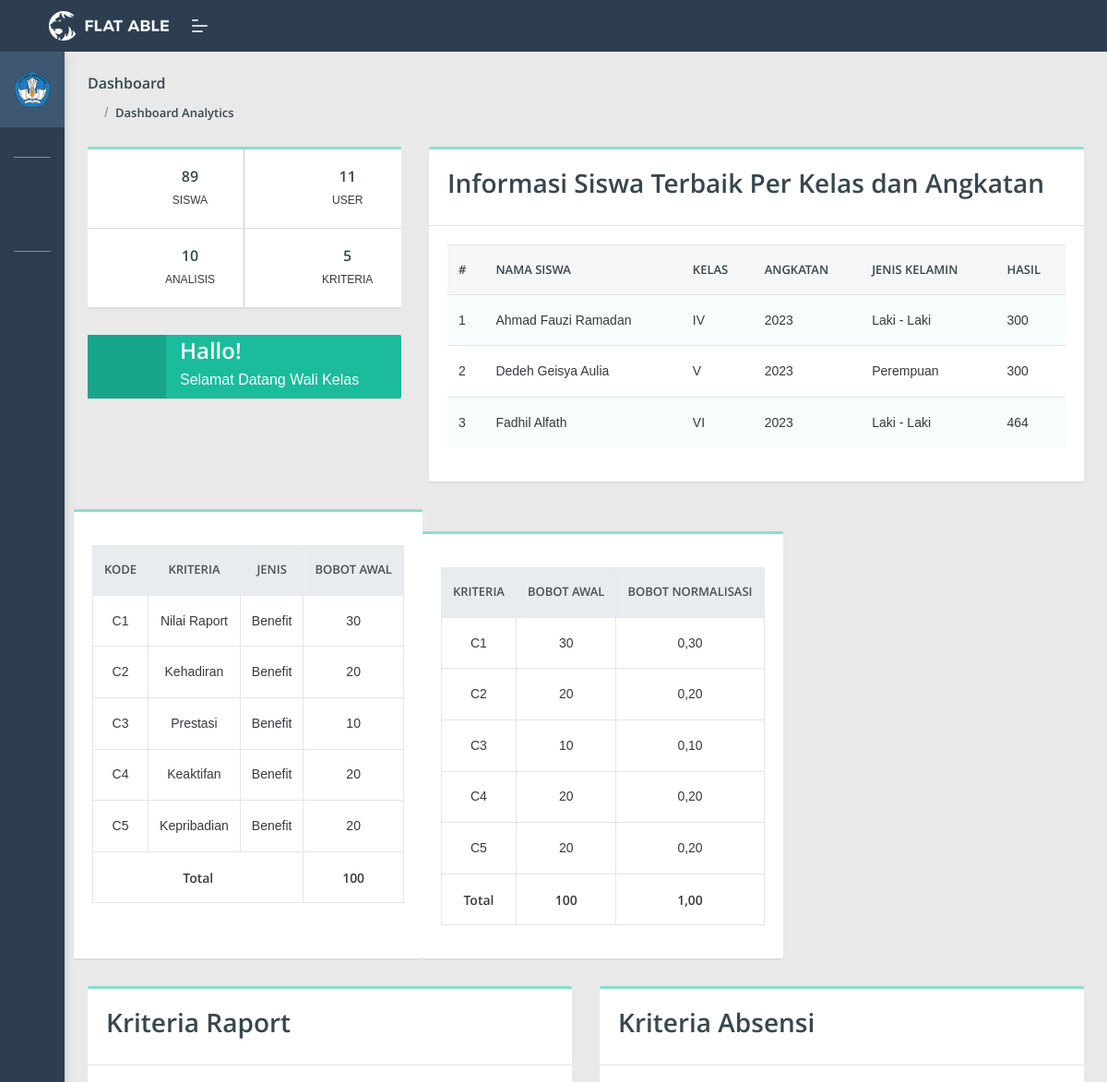
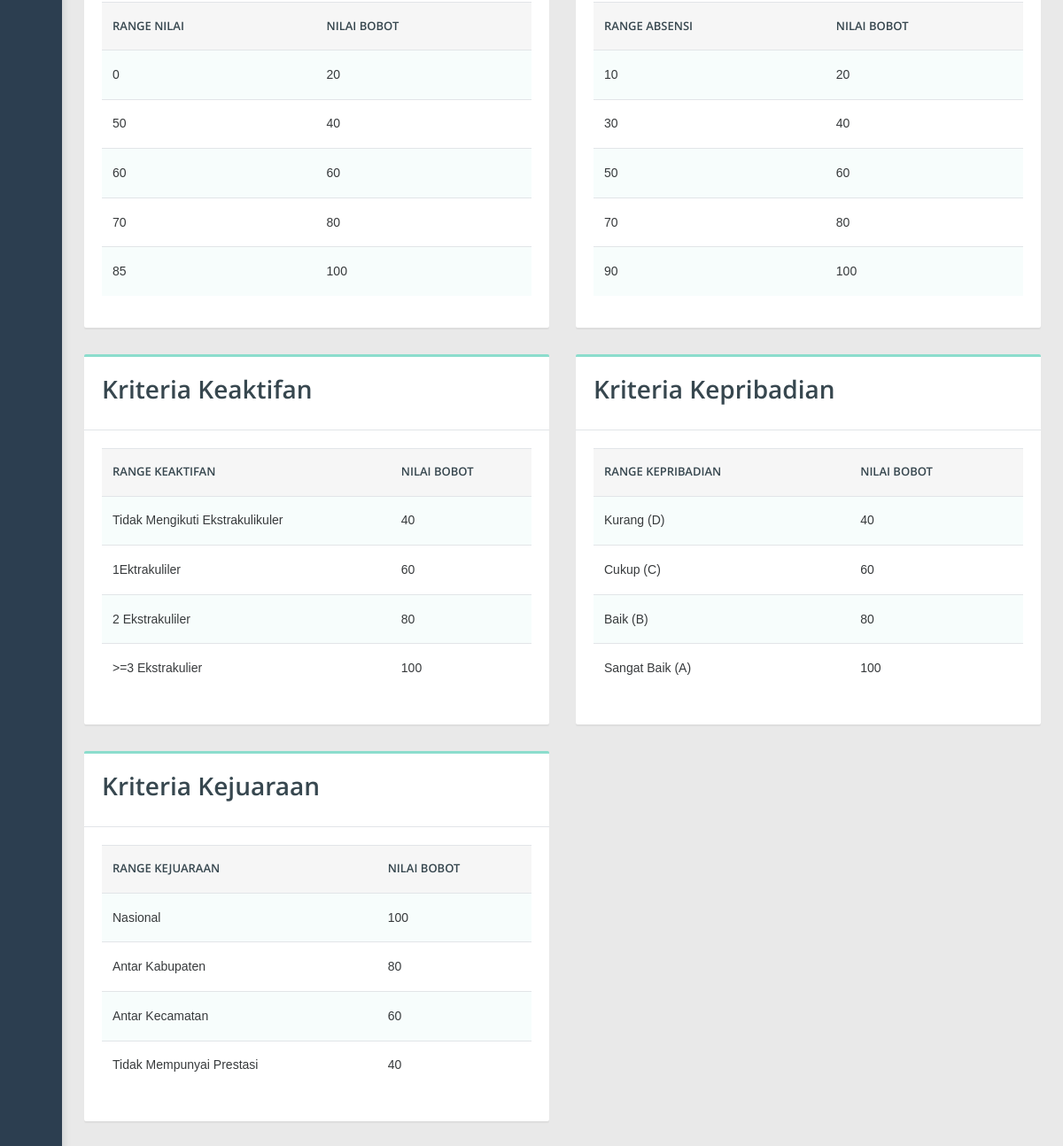
Screenshot of /index.php/WaliKelas/cDasboardWaliKelas (signed in) with the database file from the repository (2 pictures, top to bottom).
### tables this page shows
CREATE TABLE `kriteria_raport` (
  `id_raport` int(11) NOT NULL,
  `range_raport` varchar(20) NOT NULL,
  `nilai_raport` varchar(20) NOT NULL
);

CREATE TABLE `kriteria_absensi` (
  `id_absensi` int(11) NOT NULL,
  `range_absensi` varchar(20) NOT NULL,
  `nilai_absensi` varchar(20) NOT NULL
);

CREATE TABLE `kriteria_keaktifan` (
  `id_keaktifan` int(11) NOT NULL,
  `range_keaktifan` varchar(35) NOT NULL,
  `nilai_keaktifan` varchar(20) NOT NULL
);

CREATE TABLE `kriteria_kepribadian` (
  `id_kepribadian` int(11) NOT NULL,
  `range_kepribadian` varchar(20) NOT NULL,
  `nilai_kepribadian` varchar(20) NOT NULL
);

CREATE TABLE `kriteria_kejuaraan` (
  `id_kejuaraan` int(11) NOT NULL,
  `range_kejuaraan` varchar(30) NOT NULL,
  `nilai_kejuaraan` varchar(20) NOT NULL
);

### application/controllers/WaliKelas/cDasboardWaliKelas.php (called while the page is built, shortened)
<?php
class cDasboardWaliKelas extends CI_Controller
{
	public function index()
	{
		$this->load->view('WaliKelas/Layouts/head');
		$this->load->view('WaliKelas/Layouts/header');
		$this->load->view('WaliKelas/vDashboardWaliKelas');
		$this->load->view('WaliKelas/Layouts/footer');
	}
}

### index.php (called while the page is built, shortened)
<?php
require_once BASEPATH.'core/CodeIgniter.php';

### application/views/WaliKelas/vDashboardWaliKelas.php (the view, shortened to what this page needs)
<div class="pcoded-main-container">
	<div class="pcoded-content">
		<div class="page-header">
			<div class="page-block">
				<div class="row align-items-center">
					<div class="col-md-12">
						<div class="page-header-title">
							<h5 class="m-b-10">Dashboard</h5>
						</div>
						<ul class="breadcrumb">
							<li class="breadcrumb-item"><a href="index.html"><i class="feather icon-home"></i></a></li>
							<li class="breadcrumb-item"><a href="#!">Dashboard Analytics</a></li>
						</ul>
					</div>
				</div>
			</div>
		</div>
		<div class="row">
			<?php
			$siswa = $this->db->query("SELECT COUNT(id_siswa) as jml FROM `analisis_siswa`")->row();
			$analisis = $this->db->query("SELECT COUNT(id_siswa) as jml FROM `analisis_siswa` WHERE hasil != '0'")->row();
			$user = $this->db->query("SELECT COUNT(id_user) as jml FROM `user`")->row();
			$hasil_analisis = $this->db->query("SELECT MAX(hasil) as hasil, nama_siswa, jk, kelas, angkatan FROM analisis_siswa WHERE hasil!=0 GROUP BY kelas, angkatan")->result();
			$k_raport = $this->db->get('kriteria_raport')->result();
			$k_absensi = $this->db->get('kriteria_absensi')->result();
			$k_keaktifan = $this->db->get('kriteria_keaktifan')->result();
			$k_kepribadian = $this->db->get('kriteria_kepribadian')->result();
			$k_kejuaraan = $this->db->get('kriteria_kejuaraan')->result();
			?>
			<div class="col-md-12 col-xl-4">
				<div class="card flat-card">
					<div class="row-table">
						<div class="col-sm-6 card-body br">
							<div class="row">
								<div class="col-sm-4">
									<i class="icon feather icon-eye text-c-green mb-1 d-block"></i>
								</div>
								<div class="col-sm-8 text-md-center">
									<h5><?= $siswa->jml ?></h5>
									<span>Siswa</span>
								</div>
							</div>
						</div>
						<div class="col-sm-6 card-body">
							<div class="row">
								<div class="col-sm-4">
									<i class="icon feather icon-music text-c-red mb-1 d-block"></i>
								</div>
								<div class="col-sm-8 text-md-center">
									<h5><?= $user->jml ?></h5>
									<span>User</span>
								</div>
							</div>
						</div>
					</div>
					<div class="row-table">
						<div class="col-sm-6 card-body br">
							<div class="row">
								<div class="col-sm-4">
									<i class="icon feather icon-file-text text-c-blue mb-1 d-block"></i>
								</div>
								<div class="col-sm-8 text-md-center">
									<h5><?= $analisis->jml ?></h5>
									<span>Analisis</span>
								</div>
							</div>
						</div>
						<div class="col-sm-6 card-body">
							<div class="row">
								<div class="col-sm-4">
									<i class="icon feather icon-mail text-c-yellow mb-1 d-block"></i>
								</div>
								<div class="col-sm-8 text-md-center">
									<h5>5</h5>
									<span>Kriteria</span>
								</div>
							</div>
						</div>
					</div>
				</div>
				<div class="card flat-card widget-primary-card">
					<div class="row-table">
						<div class="col-sm-3 card-body">
							<i class="feather icon-star-on"></i>
						</div>
						<div class="col-sm-9">
							<h4>Hallo!</h4>
							<h6>Selamat Datang Wali Kelas</h6>
						</div>
					</div>
				</div>
			</div>
			<div class="col-xl-8">
				<div class="card">
					<div class="card-header">
						<h3>Informasi Siswa Terbaik Per Kelas dan Angkatan</h3>
					</div>
					<div class="card-body table-border-style">
						<div class="table-responsive">
							<table class="table table-striped">
								<thead>
									<tr>
										<th>#</th>
										<th>Nama Siswa</th>
										<th>Kelas</th>
										<th>Angkatan</th>
										<th>Jenis Kelamin</th>
										<th>Hasil</th>
									</tr>
								</thead>
								<tbody>
									<?php
									$no = 1;
									foreach ($hasil_analisis as $key => $value) {
									?>
										<tr>
											<td><?= $no++ ?></td>
											<td><?= $value->nama_siswa ?></td>
											<td><?= $value->kelas ?></td>
											<td><?= $value->angkatan ?></td>
											<td><?= $value->jk ?></td>
											<td><?= $value->hasil ?>
											</td>
										</tr>
									<?php
									}
									?>
								</tbody>
							</table>
						</div>
					</div>
				</div>
			</div>
			 <div class="card">
    <div class="card-body">
        <div class="table-responsive mt-3">
            <table class="table table-bordered text-center">
                <thead class="thead-light">
                    <tr>
                        <th>Kode</th>
                        <th>Kriteria</th>
                        <th>Jenis</th>
                        <th>Bobot Awal</th>
                    </tr>
                </thead>
                <tbody>
                    <tr>
                        <td>C1</td>
                        <td>Nilai Raport</td>
                        <td>Benefit</td>
                        <td>30</td>
                    </tr>
                    <tr>
                        <td>C2</td>
                        <td>Kehadiran</td>
                        <td>Benefit</td>
                        <td>20</td>
                    </tr>
                    <tr>
                        <td>C3</td>
                        <td>Prestasi</td>
                        <td>Benefit</td>
                        <td>10</td>
                    </tr>
                    <tr>
                        <td>C4</td>
                        <td>Keaktifan</td>
                        <td>Benefit</td>
                        <td>20</td>
                    </tr>
                    <tr>
                        <td>C5</td>
                        <td>Kepribadian</td>
                        <td>Benefit</td>
                        <td>20</td>
                    </tr>
                </tbody>
                <tfoot>
                    <tr class="font-weight-bold">
                        <td colspan="3">Total</td>
                        <td>100</td>
                    </tr>
                </tfoot>
            </table>
        </div>
    </div>
</div>
									<div class="card mt-4">
    <div class="card-body">
        <div class="table-responsive mt-3">
            <table class="table table-bordered text-center">
                <thead class="thead-light">
                    <tr>
                        <th>Kriteria</th>
                        <th>Bobot Awal</th>
                        <th>Bobot Normalisasi</th>
                    </tr>
                </thead>
                <tbody>
                    <tr>
                        <td>C1</td>
                        <td>30</td>
                        <td>0,30</td>
                    </tr>
                    <tr>
                        <td>C2</td>
                        <td>20</td>
                        <td>0,20</td>
                    </tr>
                    <tr>
                        <td>C3</td>
                        <td>10</td>
                        <td>0,10</td>
                    </tr>
                    <tr>
                        <td>C4</td>
                        <td>20</td>
                        <td>0,20</td>
                    </tr>
                    <tr>
                        <td>C5</td>
                        <td>20</td>
                        <td>0,20</td>
                    </tr>
                </tbody>
                <tfoot>
                    <tr class="font-weight-bold">
                        <td>Total</td>
                        <td>100</td>
                        <td>1,00</td>
                    </tr>
                </tfoot>
            </table>
        </div>
    </div>
</div>
			<div class="col-md-6">
				<div class="card">
					<div class="card-header">
						<h3>Kriteria Raport</h3>
					</div>
					<div class="card-body table-border-style">
						<div class="table-responsive">
							<table class="table table-striped">
								<thead>
									<tr>
										<th>Range Nilai</th>
										<th>Nilai Bobot</th>
									</tr>
								</thead>
								<tbody>
									<?php
									foreach ($k_raport as $value) {
									?>
										<tr>
											<td><?= $value->range_raport ?></td>
											<td><?= $value->nilai_raport ?></td>
										</tr>
									<?php
									}
									?>
								</tbody>
							</table>
						</div>
					</div>
				</div>
			</div>
			<div class="col-md-6">
				<div class="card">
					<div class="card-header">
						<h3>Kriteria Absensi</h3>
					</div>
					<div class="card-body table-border-style">
						<div class="table-responsive">
							<table class="table table-striped">
								<thead>
									<tr>
										<th>Range Absensi</th>
										<th>Nilai Bobot</th>
									</tr>
								</thead>
								<tbody>
									<?php
									foreach ($k_absensi as $value) {
									?>
										<tr>
											<td><?= $value->range_absensi ?></td>
											<td><?= $value->nilai_absensi ?></td>
										</tr>
									<?php
									}
									?>
								</tbody>
							</table>
						</div>
					</div>
				</div>
			</div>
			<div class="col-md-6">
				<div class="card">
					<div class="card-header">
						<h3>Kriteria Keaktifan</h3>
					</div>
					<div class="card-body table-border-style">
						<div class="table-responsive">
							<table class="table table-striped">
								<thead>
									<tr>
										<th>Range Keaktifan</th>
										<th>Nilai Bobot</th>
									</tr>
								</thead>
								<tbody>
									<?php
									foreach ($k_keaktifan as $value) {
									?>
										<tr>
											<td><?= $value->range_keaktifan ?></td>
											<td><?= $value->nilai_keaktifan ?></td>
										</tr>
									<?php
									}
									?>
								</tbody>
							</table>
						</div>
					</div>
				</div>
			</div>
			<div class="col-md-6">
				<div class="card">
					<div class="card-header">
						<h3>Kriteria Kepribadian</h3>
					</div>
					<div class="card-body table-border-style">
						<div class="table-responsive">
							<table class="table table-striped">
								<thead>
									<tr>
										<th>Range Kepribadian</th>
										<th>Nilai Bobot</th>
									</tr>
								</thead>
								<tbody>
									<?php
									foreach ($k_kepribadian as $value) {
									?>
										<tr>
											<td><?= $value->range_kepribadian ?></td>
											<td><?= $value->nilai_kepribadian ?></td>
										</tr>
									<?php
									}
									?>
								</tbody>
							</table>
						</div>
					</div>
				</div>
			</div>
			<div class="col-md-6">
				<div class="card">
					<div class="card-header">
						<h3>Kriteria Kejuaraan</h3>
					</div>
					<div class="card-body table-border-style">
						<div class="table-responsive">
							<table class="table table-striped">
								<thead>
									<tr>
										<th>Range Kejuaraan</th>
										<th>Nilai Bobot</th>
									</tr>
								</thead>
								<tbody>
									<?php
									foreach ($k_kejuaraan as $value) {
									?>
										<tr>
											<td><?= $value->range_kejuaraan ?></td>
											<td><?= $value->nilai_kejuaraan ?></td>
										</tr>
									<?php
									}
									?>
								</tbody>
							</table>
						</div>
					</div>
				</div>
			</div>
		</div>
	</div>
</div>

### rows the page displays
kriteria_raport: range_raport "0", nilai_raport "20"
kriteria_raport: range_raport "50", nilai_raport "40"
kriteria_raport: range_raport "60", nilai_raport "60"
kriteria_raport: range_raport "70", nilai_raport "80"
kriteria_raport: range_raport "85", nilai_raport "100"
kriteria_absensi: range_absensi "10", nilai_absensi "20"
kriteria_absensi: range_absensi "30", nilai_absensi "40"
kriteria_absensi: range_absensi "50", nilai_absensi "60"
kriteria_absensi: range_absensi "70", nilai_absensi "80"
kriteria_absensi: range_absensi "90", nilai_absensi "100"
kriteria_keaktifan: range_keaktifan "Tidak Mengikuti Ekstrakulikuler", nilai_keaktifan "40"
kriteria_keaktifan: range_keaktifan "1Ektrakuliler", nilai_keaktifan "60"
kriteria_keaktifan: range_keaktifan "2 Ekstrakuliler", nilai_keaktifan "80"
kriteria_keaktifan: range_keaktifan ">=3 Ekstrakulier", nilai_keaktifan "100"
kriteria_kepribadian: range_kepribadian "Kurang (D)", nilai_kepribadian "40"
kriteria_kepribadian: range_kepribadian "Cukup (C)", nilai_kepribadian "60"
kriteria_kepribadian: range_kepribadian "Baik (B)", nilai_kepribadian "80"
kriteria_kepribadian: range_kepribadian "Sangat Baik (A)", nilai_kepribadian "100"
kriteria_kejuaraan: range_kejuaraan "Nasional", nilai_kejuaraan "100"
kriteria_kejuaraan: range_kejuaraan "Antar Kabupaten", nilai_kejuaraan "80"
kriteria_kejuaraan: range_kejuaraan "Antar Kecamatan", nilai_kejuaraan "60"
kriteria_kejuaraan: range_kejuaraan "Tidak Mempunyai Prestasi", nilai_kejuaraan "40"

### other values shown
$siswa->jml "89"
$user->jml "11"
$analisis->jml "10"
$value->nama_siswa "Ahmad Fauzi Ramadan"
$value->kelas "IV"
$value->angkatan "2023"
$value->jk "Laki - Laki"
$value->hasil "300"
$value->nama_siswa "Dedeh Geisya Aulia"
$value->kelas "V"
$value->jk "Perempuan"
$value->nama_siswa "Fadhil Alfath"
$value->kelas "VI"
$value->hasil "464"
